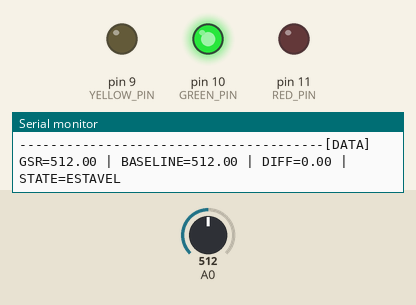
Bench run of a program on a simulated Arduino Uno, built with avr-gcc and run on an emulated ATmega328P. Shown: output pins drawn as LEDs (lit = HIGH), the last lines printed to the serial monitor. The test bench sets the inputs (shaded band); at power-on: A0 = 512.

Above: at 12.8 s.
12.9 s: A0 set to 517
At 14.2 s:
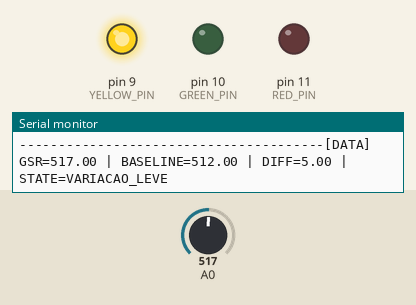
14.8 s: A0 set to 716
At 16.3 s:
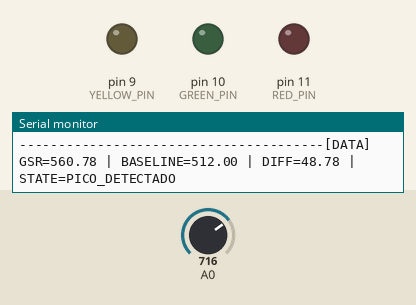
17.8 s: A0 set to 511
At 19.9 s:
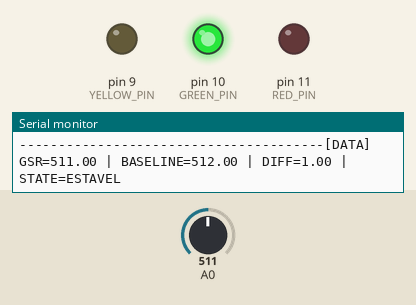
Timing chart, 0 to 21.4 s (numbered marks = the images above; inputs shaded):
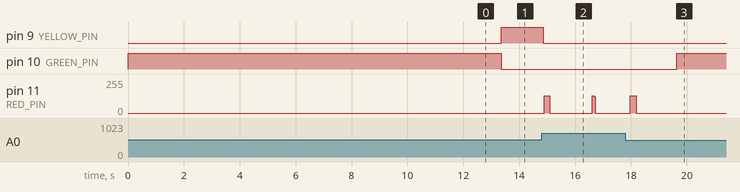

Measured:
- the behaviour switches between 516 and 517 on A0 (found by bisection; images 0 and 1)
- after the input at 12.9 s, pin 9 (YELLOW_PIN): LOW → HIGH after 0.45 s; pin 10 (GREEN_PIN): HIGH → LOW after 0.45 s
- after the input at 14.8 s, pin 9 (YELLOW_PIN): HIGH → LOW after 0.06 s; pin 11 (RED_PIN): 0/255 → 129/255 after 0.10 s, → 0/255 0.20 s later, → 129/255 1.5 s later, → 0/255 0.08 s later
- after the input at 17.8 s, pin 10 (GREEN_PIN): LOW → HIGH after 1.8 s

The program:

main.cpp
```cpp
#include <Arduino.h>
#include <math.h>

#include "interfaces/utils.h"
#include "interfaces/Config.h"
#include "enum/State.hpp"

utils util(Config::RED_PIN, Config::GREEN_PIN, Config::YELLOW_PIN, Config::BUZZER_PIN);

void setup(){
    pinMode(Config::RED_PIN, OUTPUT);
    pinMode(Config::GREEN_PIN, OUTPUT);
    pinMode(Config::YELLOW_PIN, OUTPUT);
    pinMode(Config::BUZZER_PIN, OUTPUT);

    Serial.begin(Config::SERIAL_BAUD);

    util.setColor(Config::GREEN);
    Serial.println();
    Serial.println(":: POLIGRAFO ::");
    Serial.println("Inicializando interface GSR...");
    Serial.println("Mantenha os dedos no sensor...");
    Serial.println("Calibrando baseline...");
    Serial.println();
    delay(3000); // estabiliza antes de calibrar
    util.calibrateBaseline();

    Serial.print("[INFO] Baseline: ");
    Serial.println(util.getBaseline(), 2);
    delay(1000);
}


void loop(){
    const double gsr = util.readGsrFiltered();

    const double diff = fabs(gsr - util.getBaseline());

    State state = State::NONE;

    if (diff > 200.0) {
        util.setColor(Config::RED);
        util.beep(120, 500U);
        state = State::NOT_CONNECTED;

        delay(1000);
        return;
    }

    if (diff > Config::SENSI)
    {
        util.setColor(Config::RED);
        util.beep(200, 500U);
        state = State::PICO_DETECTADO;
    }
    else if (diff > Config::SENSI / 2.5)
    {
        util.setColor(Config::YELLOW);
        state = State::VARIACAO_LEVE;
    }
    else
    {
        util.setColor(Config::GREEN);
        state = State::ESTAVEL;
    }

    Serial.print("---------------------------------------");
    Serial.print("[DATA] ");
    Serial.print("GSR=");
    Serial.print(gsr, 2);
    Serial.print(" | BASELINE=");
    Serial.print(util.getBaseline(), 2);
    Serial.print(" | DIFF=");
    Serial.print(diff, 2);
    Serial.print(" | STATE=");
    const State* finalstate = &state;
    Serial.println(stateToString(finalstate));

    delay(1200);
}
```

State.hpp
```cpp
# pragma once

enum class State{
    NONE,
    NOT_CONNECTED,
    ESTAVEL,
    VARIACAO_LEVE,
    PICO_DETECTADO
};

inline const char* stateToString(const State* state) {
    switch (*state) {
        case State::ESTAVEL:
            return "ESTAVEL";

        case State::VARIACAO_LEVE:
            return "VARIACAO_LEVE";

        case State::PICO_DETECTADO:
            return "PICO_DETECTADO";

        case State::NOT_CONNECTED:
            return "NOT_CONNECTED";

        default:
            return "NONE";
    }
}
```

utils.h
```cpp
#pragma once

#include <Arduino.h>

class utils
{
public:
    utils(int redPin, int greenPin, int yellowPin, int buzzerPin);

    void setColor(long rgb) const;
    void beep(unsigned int cycles = 1000, unsigned int halfPeriodMicros = 100) const;
    double readGsrFiltered() const;
    void calibrateBaseline();
    double getBaseline() const;

private:
    int redPin_;
    int greenPin_;
    int yellowPin_;
    int buzzerPin_;
    double baseline_ = 0.0;
};
```

utils.cpp
```cpp
#include "../interfaces/utils.h"
#include "../interfaces/Config.h"


utils::utils(int redPin, int greenPin, int yellowPin, int buzzerPin)
    : redPin_(redPin),
      greenPin_(greenPin),
    yellowPin_(yellowPin),
      buzzerPin_(buzzerPin)
{
}

void utils::setColor(long color) const{
    digitalWrite(redPin_, LOW);
    digitalWrite(greenPin_, LOW);
    digitalWrite(yellowPin_, LOW);

    if (color == Config::RED)
        digitalWrite(redPin_, HIGH);

    else if (color == Config::GREEN)
        digitalWrite(greenPin_, HIGH);

    else if (color == Config::YELLOW)
        digitalWrite(yellowPin_, HIGH);
}

void utils::beep(unsigned int cycles, unsigned int halfPeriodMicros) const{
    for (unsigned int i = 0; i < cycles; i++){
        digitalWrite(buzzerPin_, HIGH);
        delayMicroseconds(halfPeriodMicros);
        digitalWrite(buzzerPin_, LOW);
        delayMicroseconds(halfPeriodMicros);
    }
}

double utils::readGsrFiltered() const{
    long sum = 0;

    for (int i = 0; i < Config::READ_SAMPLES; i++){
        sum += analogRead(Config::SENSOR_PIN);
        delay(Config::READ_DELAY_MS);
    }

    return static_cast<double>(sum) / static_cast<double>(Config::READ_SAMPLES);
}

void utils::calibrateBaseline(){
    long sum = 0;

    for (int i = 0; i < Config::CALIBRATION_SAMPLES; i++){
        sum += analogRead(Config::SENSOR_PIN);
        delay(Config::CALIBRATION_DELAY_MS);
    }

    baseline_ = static_cast<double>(sum) / static_cast<double>(Config::CALIBRATION_SAMPLES);
}

double utils::getBaseline() const{
    return baseline_;
}
```

Config.h
```cpp
#pragma once

#include <Arduino.h>

struct Config
{
    // Pinos
    static constexpr int RED_PIN = 11;
    static constexpr int GREEN_PIN = 10;
    static constexpr int YELLOW_PIN = 9;
    static constexpr int BUZZER_PIN = 11;

    static constexpr int POT_PIN = 1;
    static constexpr int SENSOR_PIN = 0;

    // Serial
    static constexpr unsigned long SERIAL_BAUD = 9600;

    // Cores (0xRRGGBB)
    static constexpr int RED = 1;
    static constexpr int GREEN = 2;
    static constexpr int YELLOW = 3;

    // Ajuste da sensibilidade
    static constexpr double SENSI = 10;

    // GSR: calibração/filtragem/estabilização
    static constexpr int CALIBRATION_SAMPLES = 500;
    static constexpr int CALIBRATION_DELAY_MS = 15;
    static constexpr int READ_SAMPLES = 50;
    static constexpr int READ_DELAY_MS = 5;
    static constexpr unsigned long WARMUP_MS = 5000;
};
```
